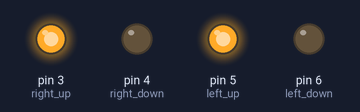
Recording of a sketch running on a simulated Arduino Uno, built with avr-gcc and run on an emulated ATmega328P. Parts: output pins drawn as LEDs (lit = HIGH). At 0.0 s the program stops and its outputs stay as they are.

Above: at 0.1 s.
Timing chart, 0 to 1.5 s (numbered marks = the images above):
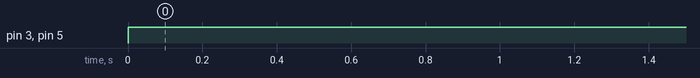

Measured:
- by itself, pin 3 (right_up), pin 5 (left_up): LOW → HIGH at 0.00 s

The sketch:

car.ino
```cpp
int right_up=3;
int right_down=4;
int left_up=5;
int left_down=6;

void setup()
{
  pinMode(right_up,OUTPUT);
  pinMode(right_down,OUTPUT);
  pinMode(left_up,OUTPUT);
  pinMode(left_down,OUTPUT);
}

void loop()
{
  forward();
  while(1);
}

void forward()
{
  digitalWrite(right_up,1);
  digitalWrite(right_down,0);
  digitalWrite(left_up,1);
  digitalWrite(left_down,0);
}

void backward()
{
  digitalWrite(right_up,0);
  digitalWrite(right_down,1);
  digitalWrite(left_up,0);
  digitalWrite(left_down,1);
}

void turn_left()
{
  digitalWrite(right_up,1);
  digitalWrite(right_down,0);
  digitalWrite(left_up,0);
  digitalWrite(left_down,1);
}

void turn_right()
{
  digitalWrite(right_up,0);
  digitalWrite(right_down,1);
  digitalWrite(left_up,1);
  digitalWrite(left_down,0);
}
```
